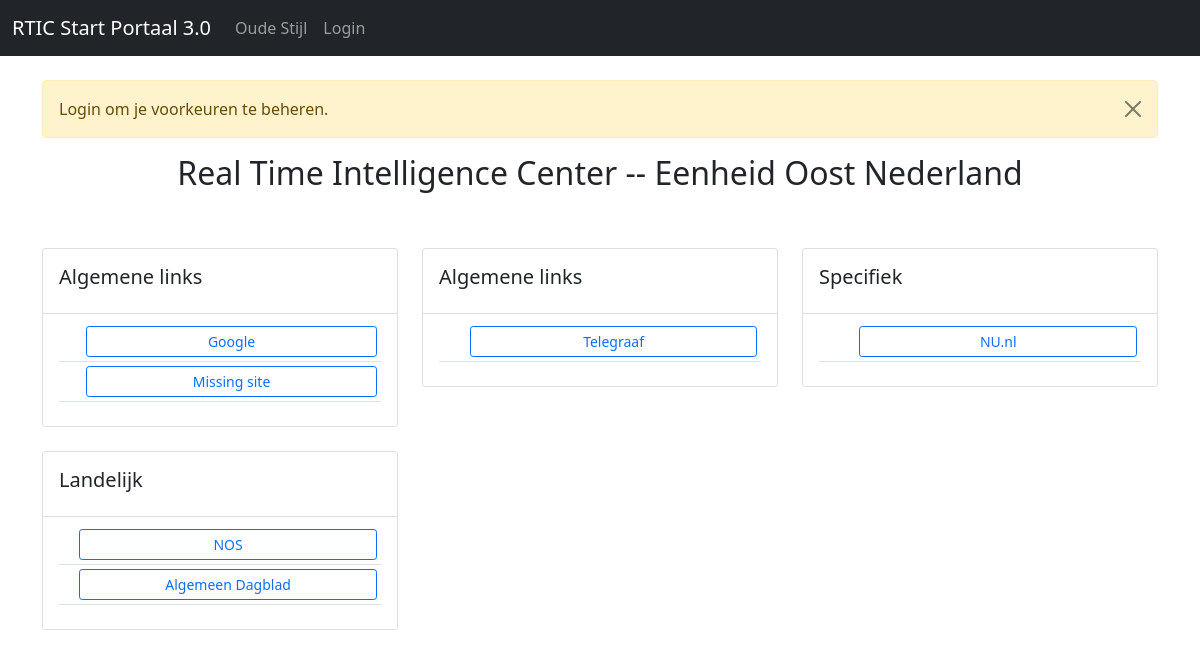
Before: / with the older database file.
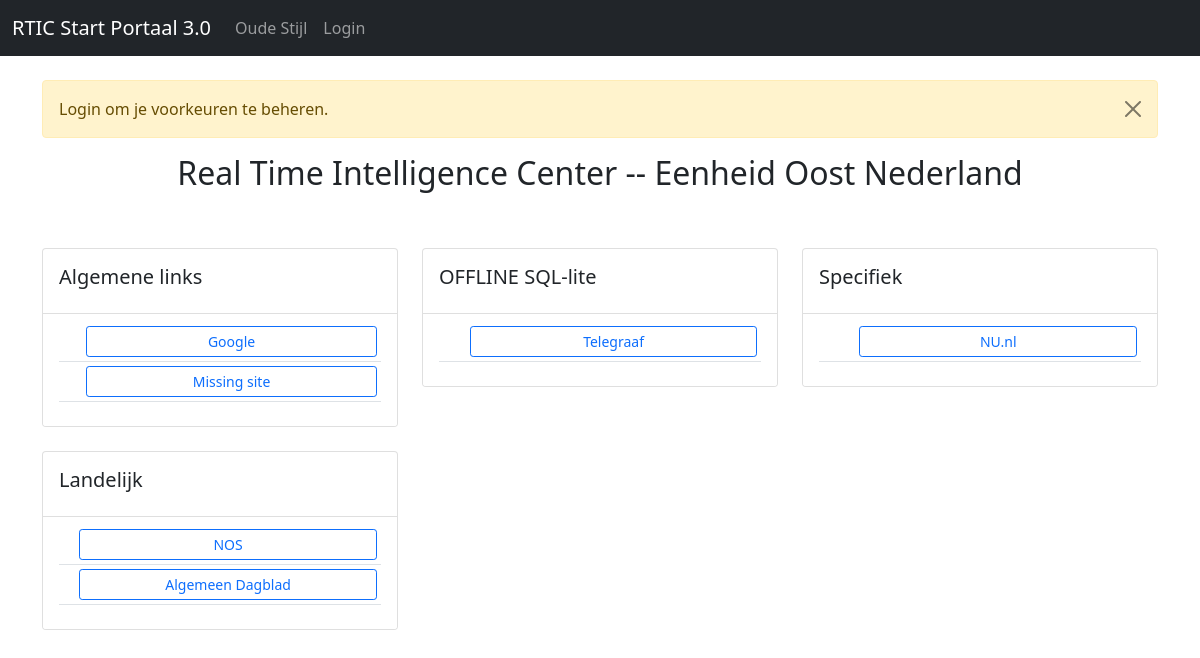
After: the same page with the newer database file.
### launcher/models.py (models this page shows, shortened)
class Preference(models.Model):
	user = models.ForeignKey(settings.AUTH_USER_MODEL, on_delete=models.PROTECT)
	site = models.ForeignKey(Site, on_delete=models.CASCADE)
	preStart = models.BooleanField(null=True)
	class Meta:
		constraints = [
			models.UniqueConstraint(fields=['user', 'site'], name='unique_preference'),
		]

class Site(models.Model):
	sitOmschrijving = models.CharField(max_length=100)
	sitUrl = models.CharField(max_length=100)
	categorie = models.ForeignKey(Categorie, on_delete=models.PROTECT)
	sitActief = models.BooleanField(default=True)
	class Meta:
		ordering = ['-sitActief','categorie','sitOmschrijving']

class Categorie(models.Model):
	catOmschrijving = models.CharField(max_length=100)
	catActief = models.BooleanField(default=True)
	catVolgorde = models.IntegerField(default=0)
	class Meta:
		ordering = ['-catActief','catVolgorde','catOmschrijving']

### launcher/views.py (the view)
# urls.py: 2. Add a URL to urlpatterns:  path('', views.home, name='home')
def home(request):
	if request.user.is_authenticated:
		user_id = request.user.id
		insert = insert_missing_user_preferences(user_id)
	else:
		user_id = 1
		insert = None
		messages.success(request, ('Login om je voorkeuren te beheren.'))
	activeCategories = Categorie.objects.filter(catActief=True)
	preferences = Preference.objects.filter(site__categorie__catActief=True).filter(site__sitActief=True).filter(user__id=user_id)
	preferenceJS = Preference.objects.filter(site__categorie__catActief=True).filter(site__sitActief=True).filter(preStart=True).filter(user__id=user_id)
	return render(request,'home2.html',
		{
		'activeCategories': activeCategories,
		'preferences': preferences,
		'preferenceJS': preferenceJS,
		'insert': insert,
		'user_id': user_id
		})

### launcher/templates/home2.html (shortened to what this page needs)
{% extends 'base.html' %}
{% block content%}
<center><h2>Real Time Intelligence Center -- Eenheid Oost Nederland</h2></center>
<br/>
<br/>
{% if activeCategories %}
<div class="row row-cols-1 row-cols-md-3 g-4">
  {% for cat in activeCategories %}
  <div class="col">
    <div class="card">
      <div class="card-body">
        <h5 class="card-title">{{ cat.catOmschrijving }}</h5>
      </div>
      <ul class="list-group list-group-flush">
          <li class="list-group-item">
            <table class="table table-sm">
              <tbody>
      {% for pref in preferences %}
        {% if pref.site.categorie == cat %}
                <tr>
                  {% if pref.preStart %}
                    <td>
                    </td>
                    <td>
                      <div class="d-grid gap-2">
                        <a button type="button" class="btn btn-outline-primary btn-sm" href="{{ pref.site.sitUrl }}" target='_blank' title='Klik hier om {{ pref.site.sitOmschrijving }} op te starten'>{{ pref.site.sitOmschrijving }}</a>
                      </div>
                    </td>
                  {% else %}
                     <td>
                    </td>
                    <td>
                      <div class="d-grid gap-2">
                        <a button type="button" class="btn btn-outline-primary btn-sm" href="{{ pref.site.sitUrl }}" target='_blank' title='Klik hier om {{ pref.site.sitOmschrijving }} op te starten'>{{ pref.site.sitOmschrijving }}</a>
                      </div>
                    </td>
                  {% endif %}
                </tr>
        {% endif %}
      {% endfor %}
          </tbody>
          </table>
        </li>
      </ul>
    </div>
  </div>
  {% endfor %}
</div>
{% endif %}
{% endblock%}

Changed rows visible on the page:
changed Preference "Google": preStart False → True (drawn)
changed Preference "Missing site": preStart False → True (drawn)
changed Categorie: catOmschrijving "Algemene links" → "OFFLINE SQL-lite"
